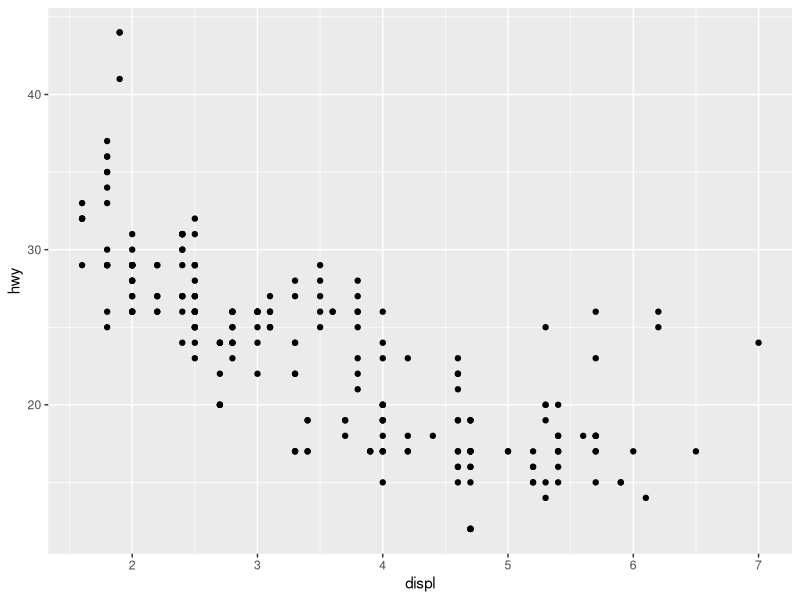
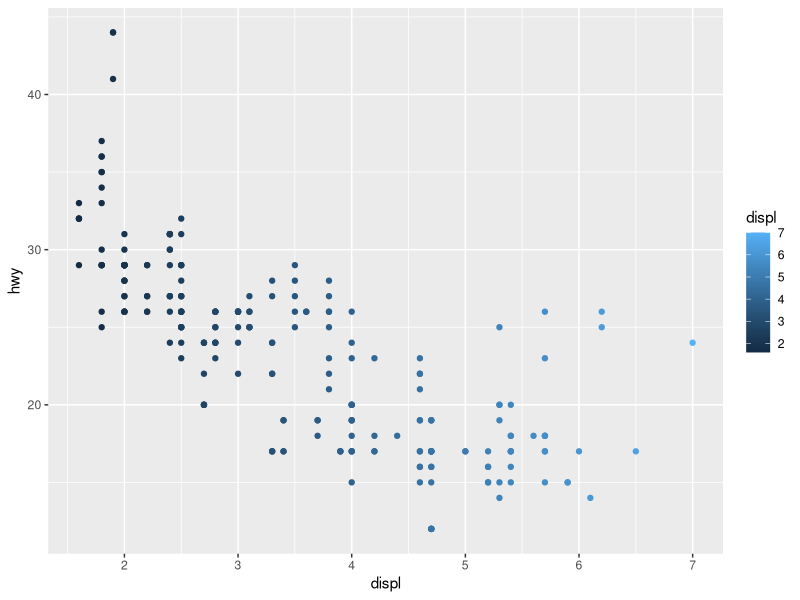
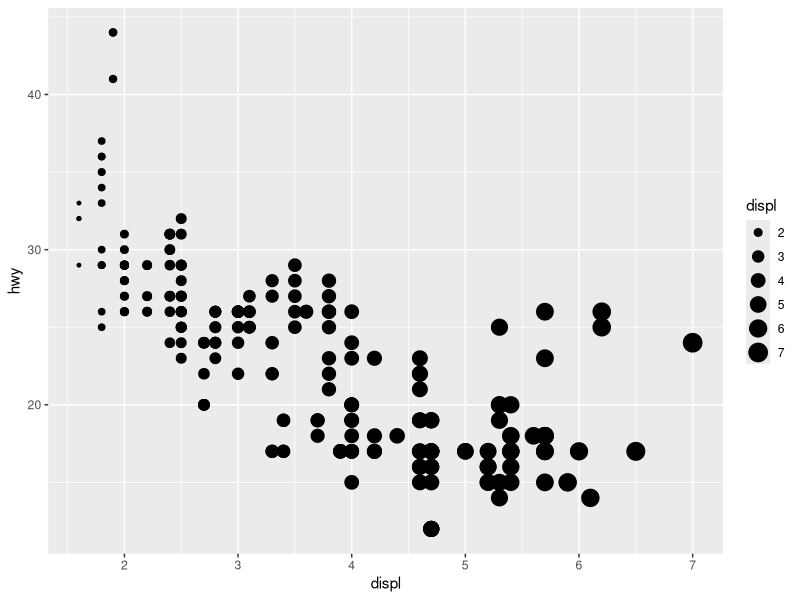
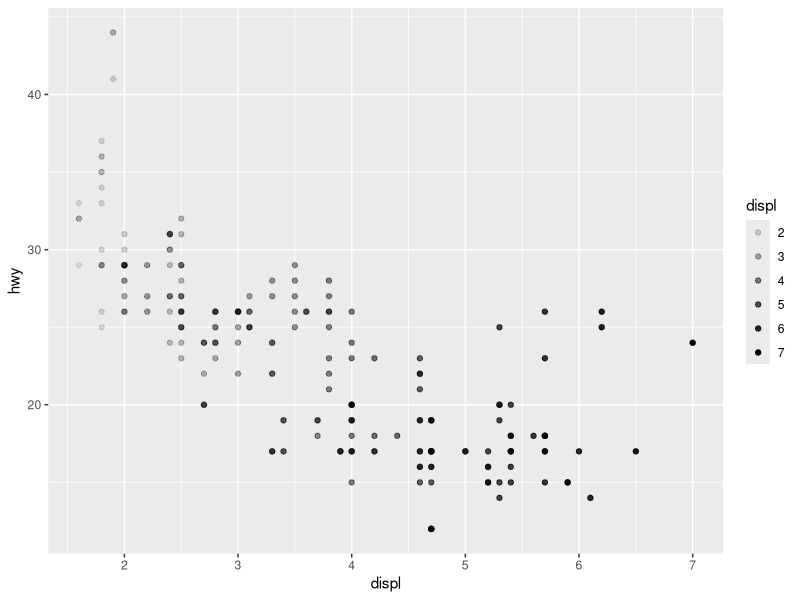

Source code (R) for these figures, in order: (Note: this script raises an error after producing the figures.)
install.packages("tidyverse")
install.packages("dplyr")
install.packages("ggrepel")
install.packages("viridis")
library(tidyverse)
library(dplyr)

?mpg ## Displays information about the Dataset
ggplot(data = mpg) + ##erstellt ein Kordinatensystem für das Tibble
  geom_point(mapping = aes(x = displ, y = hwy)) ## Grafikebene von Bildpunkten wird hinzugefügt, basierend auf die ausgewählten Variablen des Tibbles

ggplot(data = mpg) + 
  geom_point(mapping = aes(x = displ, y = hwy, color = displ))##color ändert die Farbe der Bildpunkte orientiert an der Vorgabe einer nominalen Variable

ggplot(data = mpg) + 
  geom_point(mapping = aes(x = displ, y = hwy, size = displ))

ggplot(data = mpg) + 
  geom_point(mapping = aes(x = displ, y = hwy, alpha = displ))

ggplot(data = mpg) + 
  geom_point(mapping = aes(x = displ, y = hwy, shape = displ))


ggplot(data = mpg) + 
  geom_point(mapping = aes(x = displ, y = hwy)) +
  facet_grid(drv ~ .)

ggplot(data = mpg) + 
  geom_point(mapping = aes(x = displ, y = hwy)) +
  facet_grid(cyl ~ .)

ggplot(data = mpg) + 
  geom_point(mapping = aes(x = displ, y = hwy)) + 
  facet_grid(drv ~ cyl)

ggplot(data = mpg) + 
  geom_smooth(mapping = aes(x = displ, y = hwy))

ggplot(data = mpg) + 
  geom_smooth(mapping = aes(x = displ, y = hwy, linetype = drv))
ggplot(data = mpg) + 
  geom_point(mapping = aes(x = displ, y = hwy, color=class)) +
  geom_smooth(mapping = aes(x = displ, y = hwy, linetype=class))+
  facet_wrap(~class)

### Statistische Transformation
ggplot(data = diamonds) + 
  geom_bar(mapping = aes(x = cut))

ggplot(data = diamonds) + 
  stat_count(mapping = aes(x = cut))

ggplot(data = diamonds) + 
  geom_bar(mapping = aes(x = cut, y = after_stat(prop), group = 1))

ggplot(data = diamonds) + 
  stat_summary(
    mapping = aes(x = cut, y = depth),
    fun.min = min,
    fun.max = max,
    fun = median
  )

?stat_summary()

ggplot(data = diamonds) + 
  geom_bar(mapping = aes(x = cut, y = after_stat(prop)))
ggplot(data = diamonds) + 
  geom_bar(mapping = aes(x = cut, fill = color, y = after_stat(prop), group=1))

ggplot(data = diamonds) + 
  geom_bar(mapping = aes(x = cut, fill = clarity), position = "fill")

ggplot(data = mpg, mapping = aes(x = cty, y = hwy)) + 
  geom_point(position = "jitter")

bar <- ggplot(data = diamonds) + 
  geom_bar(
    mapping = aes(x = cut, fill = cut), 
    show.legend = FALSE,
    width = 1
  ) + 
  theme(aspect.ratio = 1) +
  labs(x = NULL, y = NULL)

bar + coord_flip()
bar + coord_polar()

smaller <- diamonds %>% filter(carat < 3)
ggplot(data = smaller, mapping = aes(x = carat, colour = cut)) +
  geom_freqpoly(binwidth = 0.1)


ggplot(data = mpg) +
  geom_boxplot(mapping = aes(x = reorder(class, hwy, FUN = median), y = hwy)) ### Mit Neusortierung

diamonds %>% 
  count(color, cut) %>%  
  ggplot(mapping = aes(x = color, y = cut)) +
  geom_tile(mapping = aes(fill = n))


ggplot(data = smaller) +
  geom_bin2d(mapping = aes(x = carat, y = price))

# install.packages("hexbin")
ggplot(data = smaller) +
  geom_hex(mapping = aes(x = carat, y = price))


library(modelr)


###Modellierung vornehmen
mod <- lm(log(price) ~ log(carat), data = diamonds)

diamonds2 <- diamonds %>% 
  add_residuals(mod) %>% 
  mutate(resid = exp(resid))

ggplot(mpg,aes(displ, cty)) + geom_point()
ggplot(data = diamonds2) + 
  geom_point(mapping = aes(x = carat, y = resid))

ggplot(data = mpg, mapping = aes(x = manufacturer, fill = class)) + 
  geom_bar(alpha = 0.3, position = "dodge")

ggplot(economics,aes(date,unemploy)) + 
  line()

ggplot(economics,aes(date,unemploy)) + geom_line()
